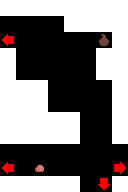

Tiled map render using the project's own tile images. Description and the whole map definition, tile-layer contents included, below:
An orthogonal 8x12 tile map with 16x16 px tiles, 1 tile layer (Tile Layer 1).

<map version="1.10" tiledversion="1.11.2" orientation="orthogonal" renderorder="right-up" width="8" height="12" tilewidth="16" tileheight="16" infinite="0" nextlayerid="2" nextobjectid="1">
 <tileset firstgid="1" source="../../tiletypes.tsx" />
 <layer id="1" name="Tile Layer 1" width="8" height="12">
  <data encoding="csv">
1,1,1,1,1,1,1,1,
0,0,0,0,1,1,1,1,
10,0,0,0,0,0,25,1,
1,0,0,0,0,0,1,1,
1,0,0,0,0,0,1,1,
1,1,1,0,0,0,0,1,
1,1,1,0,0,0,0,1,
1,1,1,1,1,0,0,1,
1,1,1,1,1,0,0,1,
0,0,0,0,0,0,0,0,
10,0,26,0,0,0,0,9,
1,1,1,1,1,0,11,1
</data>
 </layer>
</map>
